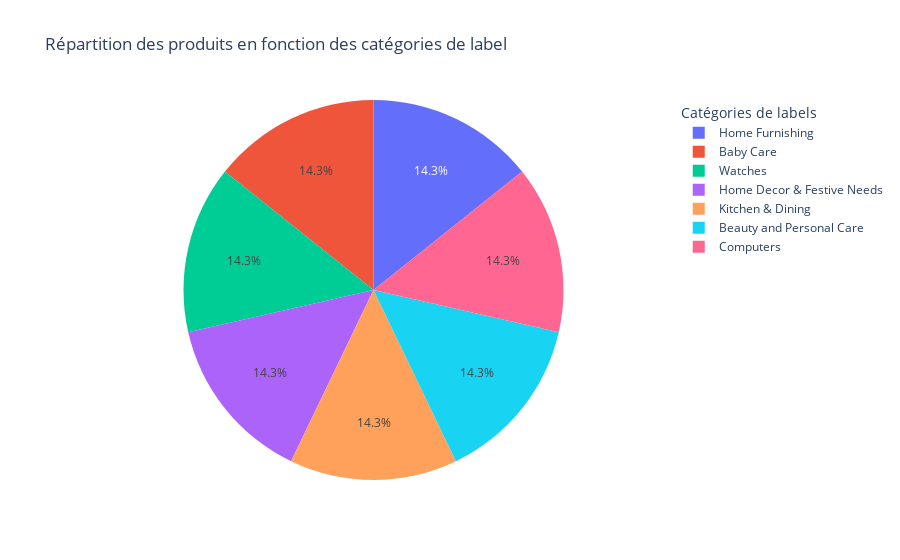

Notebook code for this chart:
### Code cell
#Répartition équitable des produits dans chaque catégorie de label
fig = px.pie(ecomm_pie, values='uniq_id', names=names_pie, title='Répartition des produits en fonction des catégories de label')
fig.update_layout(legend=dict(title='Catégories de labels'))
fig.show()

### Figure 1 — Plotly figure (JSON) as saved in the notebook; plotly's stock layout.template omitted (floating-point values rounded to 4 significant figures)
{"data": [{"domain": {"x": [0, 1], "y": [0, 1]}, "hovertemplate": "label=%{label}<br>uniq_id=%{value}<extra></extra>", "labels": ["Home Furnishing", "Baby Care", "Watches", "Home Decor & Festive Needs", "Kitchen & Dining", "Beauty and Personal Care", "Computers"], "legendgroup": "", "name": "", "showlegend": true, "type": "pie", "values": [150, 150, 150, 150, 150, 150, 150]}], "layout": {"legend": {"title": {"text": "Catégories de labels"}, "tracegroupgap": 0}, "title": {"text": "Répartition des produits en fonction des catégories de label"}}}
